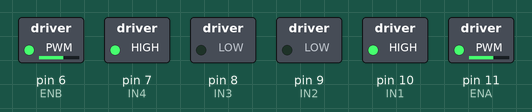
Simulated run of this sketch. Board: Arduino Uno, built with avr-gcc and run on an emulated ATmega328P. Parts: switched loads named in the sketch (green lamp = pin HIGH).

Above: at 0.1 s.
Timing chart, 0 to 1.6 s (numbered marks = the images above):
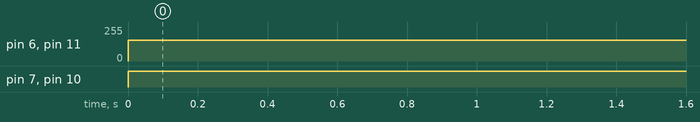

The sketch:

testencode.ino
```cpp
#include <util/atomic.h>
#include <Wire.h>
#include <MPU6050.h>  // Gyroscope library

MPU6050 mpu;

float target_heading = 0.0;
float current_heading = 0.0;
float left_distance, right_distance, distance_error;

// Integral and previous error terms for heading and centering
float integral_heading = 0, prev_error_heading = 0;
float integral_center = 0, prev_error_center = 0;

// Right Motor
const int IN2 = 9;    // Motor 2 direction pin 2
const int IN1 = 10;    // Motor 2 direction pin 1
const int ENA = 11;     // Motor 2 speed pin

// Left Motor
const int ENB = 6;     // Motor 1 speed pin
const int IN4 = 7;    // Motor 1 direction pin 2 actual 7
const int IN3 = 8;    // Motor 1 direction pin 1

float yaw = 0.0;
unsigned long lastYawUpdate = 0;

// PID constant
float kp_heading = 4, ki_heading = 0.05, kd_heading = 0.2;
float kp_center = 1.5, ki_center = 0.0, kd_center = 0.05;


void setup() {
  Serial.begin(9600);

  pinMode(ENA, OUTPUT);
  pinMode(IN1, OUTPUT);
  pinMode(IN2, OUTPUT);
  pinMode(ENB, OUTPUT);
  pinMode(IN3, OUTPUT);
  pinMode(IN4, OUTPUT);


  // Initialize gyroscope
  Wire.begin();
  while (!mpu.begin(MPU6050_SCALE_2000DPS, MPU6050_RANGE_2G)) {
    Serial.println("Could not find a valid MPU6050 sensor, check wiring!");
    delay(500);
  }

  // Calibrate gyroscope. The calibration must be at rest.
  // If you don't want calibrate, comment this line.
  mpu.calibrateGyro();
  mpu.setThreshold(3);

  // Set initial heading as target
  //delayMillis(3000);
  //run(1);
}

void loop() {
  motor_left(155);
  motor_right(155);

}

void motor_left(int speed) {
  analogWrite(ENB, abs(speed));
  if (speed >= 0) {
    digitalWrite(IN3, LOW);  // Left motor forward
    digitalWrite(IN4, HIGH);
  } else {
    digitalWrite(IN3, HIGH);  // Left motor forward
    digitalWrite(IN4, LOW);
  }
}

void motor_right(int speed) {
  analogWrite(ENA, abs(speed));
  if (speed >= 0) {
    digitalWrite(IN1, HIGH);  // Right motor forward
    digitalWrite(IN2, LOW);
  } else {
    digitalWrite(IN1, LOW);  // Right motor backward
    digitalWrite(IN2, HIGH);
  }
}
```

Source omitted: asd.cpp (23886 bytes)

Measured:
- by itself, pin 6 (ENB), pin 11 (ENA): 0/255 → 155/255 at 0.00 s
- by itself, pin 7 (IN4), pin 10 (IN1): LOW → HIGH at 0.00 s
